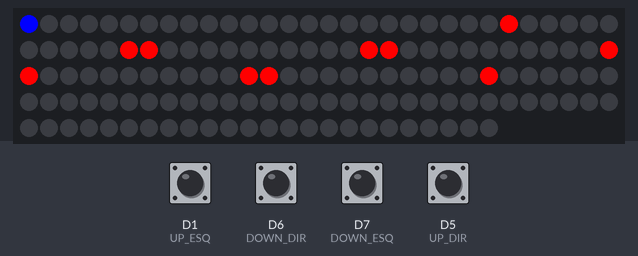
Bench run of a sketch on a simulated ESP8266 (NodeMCU). Shown: 144 RGB LEDs in strip order, left to right, continuing on the next row. Inputs (shaded band) come from the test bench; at power-on: D1 (UP_ESQ), D5 (UP_DIR), D6 (DOWN_DIR), D7 (DOWN_ESQ) HIGH. Random numbers use the default seed unless the sketch sets one.

Above: at 1.2 s.
1.3 s: D6 (DOWN_DIR) pulled LOW for 0.15 s
3.0 s: D7 (DOWN_ESQ) pulled LOW for 1 s
5.5 s: D5 (UP_DIR) pulled LOW for 1 s
7.1 s: D1 (UP_ESQ) pulled LOW for 0.15 s
7.8 s: D6 (DOWN_DIR) pulled LOW for 1 s
10.3 s: D7 (DOWN_ESQ) pulled LOW for 0.15 s
Timing chart, 0 to 12.9 s (numbered marks = the images above; inputs shaded):
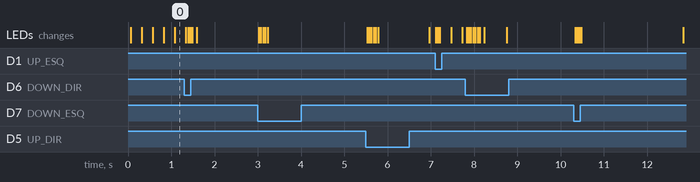

The sketch:

pong.ino
```cpp
#include <Adafruit_NeoPixel.h>
#include <cstdlib>
#define COLS 12
#define LED_PIN D3
#define LED_COUNT 144
#define LEN_ARRAY 5
#define UP_ESQ D1
#define DOWN_ESQ D7
#define UP_DIR D5
#define DOWN_DIR D6


int map_px ( int l, int c ) {
	return l *  COLS + ((l % 2)?COLS-c-1:c);
}

void move_up (int *plat, int *aux, int nplat, int *ball) {
    int ball_pos = map_px(ball[0], ball[1]);
    if (plat[1]-plat[0]==1) {
      if (plat[0]-23==ball_pos) return;
    }
    else if (plat[0]-1==ball_pos) return;
    if (nplat == 1) {
        if (plat[0] == 0)
            return;
    }
    else
        if (plat[0] == 11)
            return;
    for (int i = 0; i < LEN_ARRAY; i++)
        if (i == LEN_ARRAY-1)
            if (aux[LEN_ARRAY-2]-aux[LEN_ARRAY-3] == 1)
                aux[i] = aux[LEN_ARRAY-2] + 23;
            else
                aux[i] = aux[LEN_ARRAY-2] + 1;
        else
            if (plat[i+1]-plat[i] == 23)
                aux[i] = plat[i] - 1;
            else
                aux[i] = plat[i] - 23;
    for (int i = 0; i < LEN_ARRAY; i++)
        plat[i] = aux[i];
}

void move_down (int *plat, int *aux, int nplat, int *ball) {
    int ball_pos = map_px(ball[0], ball[1]);
    if (plat[4]-plat[3]==1) {
      if (plat[4]+23==ball_pos) return;
    }
    else if (plat[4]+1==ball_pos) return;
    if (nplat == 1) {
        if (plat[LEN_ARRAY-1] == LED_COUNT-1)
            return;
    }
    else
        if (plat[LEN_ARRAY-1] == LED_COUNT-12)
            return;
    for (int i = 0; i < LEN_ARRAY; i++)
        if (i == LEN_ARRAY-1)
            if (aux[LEN_ARRAY-2]-aux[LEN_ARRAY-3] == 1)
                aux[i] = aux[LEN_ARRAY-2] + 23;
            else
                aux[i] = aux[LEN_ARRAY-2] + 1;
        else
            if (plat[i+1]-plat[i] == 23)
                aux[i] = plat[i] + 23;
            else
                aux[i] = plat[i] + 1;
    for (int i = 0; i < LEN_ARRAY; i++)
        plat[i] = aux[i];
}

bool move_ball (int *ball, int *ball_speed, int *plat_esq, int *plat_dir) {
    if (ball[0] == 11 || ball[0] == 0) {
        ball_speed[0] *= -1;
    }
    if (ball[1] == 1 || ball[1] == 10) {
        int next_pos = map_px(ball[0]+ball_speed[0], ball[1]+ball_speed[1]);
        for (int i = 0; i < LEN_ARRAY; i++) {
            if (plat_dir[i] == next_pos || plat_esq[i] == next_pos) {
                ball_speed[1] *= -1;
                if ((ball_speed[0]>0 && i==0) || (ball_speed[0]<0 && i==LEN_ARRAY-1)) ball_speed[0] *= -1;
                break;
            }
        }
    }
    else {
        if (ball[1] == 0 || ball[1] == 11)
            return true;
    }
    ball[0] += ball_speed[0];
    ball[1] += ball_speed[1];
    return false;
}

Adafruit_NeoPixel strip(LED_COUNT, LED_PIN, NEO_GRB + NEO_KHZ800);
int aux[LEN_ARRAY];
int plat_esq[LEN_ARRAY] = {24,47,48,71,72};
int plat_dir[LEN_ARRAY] = {35,36,59,60,83};
int plat_esq_backup[LEN_ARRAY] = {24,47,48,71,72};
int plat_dir_backup[LEN_ARRAY] = {35,36,59,60,83};
int ball[2] = {5,5};
int ball_speed[2];
uint32_t ball_color = 0x0000FF;
bool game_over = false;
unsigned long myTime;
bool refresh = false;
bool upesq = false;
bool downesq = false;
bool updir = false;
bool downdir = false;
int n_refresh = 0;
bool post_over = false;
int poi = 0;

void setup()
{
  if (rand()%2==0) ball_speed[0] = 1;
  else ball_speed[0] = -1;
  if (rand()%2==0) ball_speed[1] = 1;
  else ball_speed[1] = -1;
	strip.begin();
	strip.show();
	strip.clear();
	for(int i = 0; i < LEN_ARRAY; i++) {
    strip.setPixelColor(plat_esq[i], 255, 0, 0);
    strip.setPixelColor(plat_dir[i], 255, 0, 0);
  }
  strip.setPixelColor(map_px(ball[0], ball[1]), ball_color);
	strip.show();
  myTime = millis();
  pinMode(D5,INPUT_PULLUP);
  pinMode(D6,INPUT_PULLUP);
  pinMode(D7,INPUT_PULLUP);
  pinMode(D1,INPUT_PULLUP);
  /*
  Serial.begin(115200);
  Serial.println("inicio teste botoes");
  for (int i = 0; i < 1000; i++) {
    delay(50);
    if ( digitalRead(D5) == LOW) Serial.println("D5");
    if ( digitalRead(D6) == LOW) Serial.println("D6");
    if ( digitalRead(D7) == LOW) Serial.println("D7");
    if ( digitalRead(D1) == LOW) Serial.println("D1");
  }
  Serial.println("fim teste botoes");
  */
}

void loop()
{
  if (millis()-myTime > 50) {
      refresh = true;
      myTime = millis();
  }

  if(digitalRead(UP_ESQ) == LOW) upesq = true;
  if(digitalRead(DOWN_ESQ) == LOW) downesq = true;
  if(digitalRead(UP_DIR) == LOW) updir = true;
  if(digitalRead(DOWN_DIR) == LOW) downdir = true;

  if (refresh) {
      if (!(upesq && downesq)) {
          if (upesq) move_up(plat_esq, aux, 1, ball);
          else if (downesq) move_down(plat_esq, aux, 1, ball);
      }
      if (!(updir && downdir)) {
          if (updir) move_up(plat_dir, aux, 2, ball);
          else if (downdir) move_down(plat_dir, aux, 2, ball);
      }
      if (n_refresh%5==0) {
        if (!game_over) {
            game_over = move_ball(ball, ball_speed, plat_esq, plat_dir);
        }
        else {
            if (!post_over) {
              ball_color = 0x00FF00;
              post_over = true;
              poi = n_refresh+80;
            }
        }
      }
      if (post_over && n_refresh==poi) {
        ball_color = 0x0000FF;
        for (int i=0; i<LEN_ARRAY; i++) plat_esq[i] = plat_esq_backup[i];
        for (int i=0; i<LEN_ARRAY; i++) plat_dir[i] = plat_dir_backup[i];
        ball[0] = 5;
        ball[1] = 5;
        if (rand()%2==0) ball_speed[0] = 1;
        else ball_speed[0] = -1;
        if (rand()%2==0) ball_speed[1] = 1;
        else ball_speed[1] = -1;
      } else if (n_refresh==poi+20){
        game_over = false;
        post_over = false;
      }

      strip.clear();
      for(int i = 0; i < LEN_ARRAY; i++) {
          strip.setPixelColor(plat_esq[i], 255, 0, 0);
          strip.setPixelColor(plat_dir[i], 255, 0, 0);
      }
      strip.setPixelColor(map_px(ball[0], ball[1]), ball_color);
      strip.show();
      upesq = downesq = updir = downdir = refresh = false;
      n_refresh++;
  }
}
```
